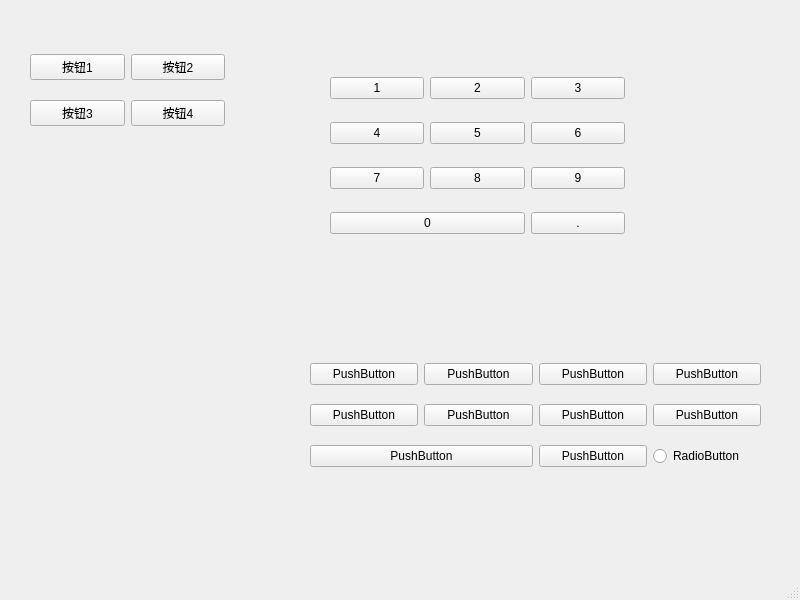
<?xml version="1.0" encoding="UTF-8"?>
<ui version="4.0">
 <class>MainWindow</class>
 <widget class="QMainWindow" name="MainWindow">
  <property name="geometry">
   <rect>
    <x>0</x>
    <y>0</y>
    <width>800</width>
    <height>600</height>
   </rect>
  </property>
  <property name="windowTitle">
   <string>MainWindow</string>
  </property>
  <widget class="QWidget" name="centralwidget">
   <widget class="QWidget" name="gridLayoutWidget">
    <property name="geometry">
     <rect>
      <x>310</x>
      <y>350</y>
      <width>451</width>
      <height>131</height>
     </rect>
    </property>
    <layout class="QGridLayout" name="gridLayout_3">
     <item row="0" column="0">
      <widget class="QPushButton" name="pushButton_16">
       <property name="text">
        <string>PushButton</string>
       </property>
      </widget>
     </item>
     <item row="1" column="3">
      <widget class="QPushButton" name="pushButton_23">
       <property name="text">
        <string>PushButton</string>
       </property>
      </widget>
     </item>
     <item row="0" column="1">
      <widget class="QPushButton" name="pushButton_17">
       <property name="text">
        <string>PushButton</string>
       </property>
      </widget>
     </item>
     <item row="0" column="2">
      <widget class="QPushButton" name="pushButton_18">
       <property name="text">
        <string>PushButton</string>
       </property>
      </widget>
     </item>
     <item row="1" column="1">
      <widget class="QPushButton" name="pushButton_21">
       <property name="text">
        <string>PushButton</string>
       </property>
      </widget>
     </item>
     <item row="1" column="2">
      <widget class="QPushButton" name="pushButton_22">
       <property name="text">
        <string>PushButton</string>
       </property>
      </widget>
     </item>
     <item row="0" column="3">
      <widget class="QPushButton" name="pushButton_19">
       <property name="text">
        <string>PushButton</string>
       </property>
      </widget>
     </item>
     <item row="1" column="0">
      <widget class="QPushButton" name="pushButton_20">
       <property name="text">
        <string>PushButton</string>
       </property>
      </widget>
     </item>
     <item row="2" column="0" colspan="2">
      <widget class="QPushButton" name="pushButton_24">
       <property name="text">
        <string>PushButton</string>
       </property>
      </widget>
     </item>
     <item row="2" column="2">
      <widget class="QPushButton" name="pushButton_25">
       <property name="text">
        <string>PushButton</string>
       </property>
      </widget>
     </item>
     <item row="2" column="3">
      <widget class="QRadioButton" name="radioButton">
       <property name="text">
        <string>RadioButton</string>
       </property>
      </widget>
     </item>
    </layout>
   </widget>
   <widget class="QWidget" name="layoutWidget">
    <property name="geometry">
     <rect>
      <x>30</x>
      <y>40</y>
      <width>195</width>
      <height>101</height>
     </rect>
    </property>
    <layout class="QGridLayout" name="gridLayout">
     <item row="0" column="0">
      <widget class="QPushButton" name="pushButton">
       <property name="text">
        <string>按钮1</string>
       </property>
      </widget>
     </item>
     <item row="0" column="1">
      <widget class="QPushButton" name="pushButton_2">
       <property name="text">
        <string>按钮2</string>
       </property>
      </widget>
     </item>
     <item row="1" column="0">
      <widget class="QPushButton" name="pushButton_3">
       <property name="text">
        <string>按钮3</string>
       </property>
      </widget>
     </item>
     <item row="1" column="1">
      <widget class="QPushButton" name="pushButton_4">
       <property name="text">
        <string>按钮4</string>
       </property>
      </widget>
     </item>
    </layout>
   </widget>
   <widget class="QWidget" name="layoutWidget">
    <property name="geometry">
     <rect>
      <x>330</x>
      <y>60</y>
      <width>295</width>
      <height>191</height>
     </rect>
    </property>
    <layout class="QGridLayout" name="gridLayout_2">
     <item row="0" column="0">
      <widget class="QPushButton" name="pushButton_5">
       <property name="text">
        <string>1</string>
       </property>
      </widget>
     </item>
     <item row="0" column="1">
      <widget class="QPushButton" name="pushButton_6">
       <property name="text">
        <string>2</string>
       </property>
      </widget>
     </item>
     <item row="1" column="0">
      <widget class="QPushButton" name="pushButton_8">
       <property name="text">
        <string>4</string>
       </property>
      </widget>
     </item>
     <item row="1" column="1">
      <widget class="QPushButton" name="pushButton_9">
       <property name="text">
        <string>5</string>
       </property>
      </widget>
     </item>
     <item row="1" column="3">
      <widget class="QPushButton" name="pushButton_10">
       <property name="text">
        <string>6</string>
       </property>
      </widget>
     </item>
     <item row="2" column="0">
      <widget class="QPushButton" name="pushButton_11">
       <property name="text">
        <string>7</string>
       </property>
      </widget>
     </item>
     <item row="2" column="3">
      <widget class="QPushButton" name="pushButton_13">
       <property name="text">
        <string>9</string>
       </property>
      </widget>
     </item>
     <item row="3" column="0" colspan="2">
      <widget class="QPushButton" name="pushButton_14">
       <property name="text">
        <string>0</string>
       </property>
      </widget>
     </item>
     <item row="3" column="3">
      <widget class="QPushButton" name="pushButton_15">
       <property name="text">
        <string>.</string>
       </property>
      </widget>
     </item>
     <item row="2" column="1">
      <widget class="QPushButton" name="pushButton_12">
       <property name="text">
        <string>8</string>
       </property>
      </widget>
     </item>
     <item row="0" column="3">
      <widget class="QPushButton" name="pushButton_7">
       <property name="text">
        <string>3</string>
       </property>
      </widget>
     </item>
    </layout>
   </widget>
  </widget>
  <widget class="QMenuBar" name="menubar">
   <property name="geometry">
    <rect>
     <x>0</x>
     <y>0</y>
     <width>800</width>
     <height>26</height>
    </rect>
   </property>
  </widget>
  <widget class="QStatusBar" name="statusbar"/>
 </widget>
 <resources/>
 <connections/>
</ui>
